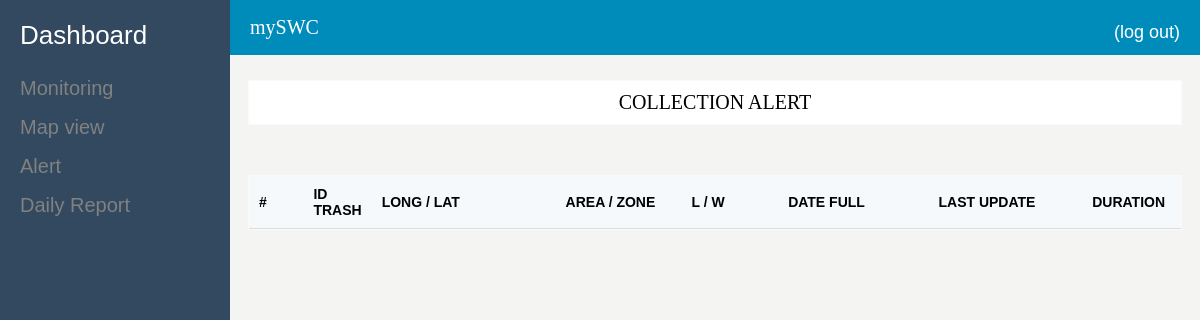
The app's page /alert.php, older data.
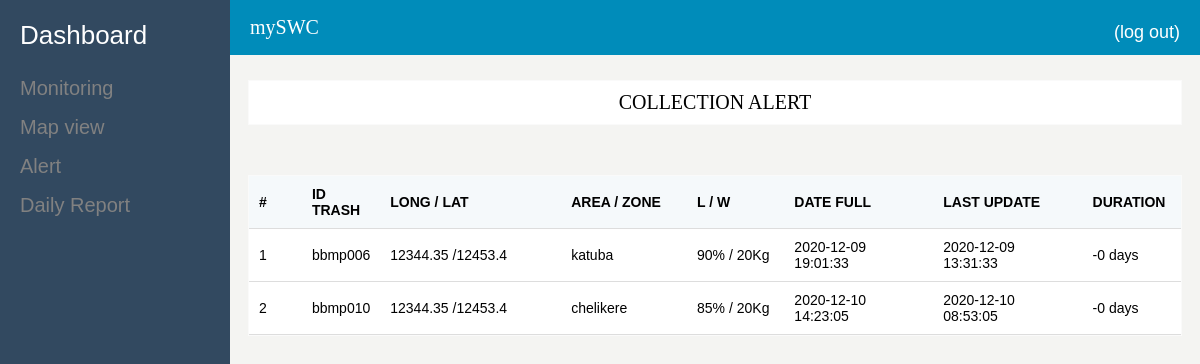
The same page, newer data.
### tables this page shows
CREATE TABLE `historic` (
  `_idHisto` int(11) NOT NULL,
  `idTrash` varchar(45) DEFAULT NULL,
  `level` varchar(45) DEFAULT NULL,
  `weight` varchar(45) DEFAULT NULL,
  `dateFull` datetime DEFAULT NULL,
  `idUser` varchar(45) DEFAULT NULL,
  `dateEmpty` varchar(45) DEFAULT NULL,
  `dateHisto` datetime DEFAULT current_timestamp(),
  `lastUpdate` timestamp NOT NULL DEFAULT current_timestamp()
);

CREATE TABLE `trash` (
  `_idTrash` int(11) NOT NULL,
  `longi` varchar(45) DEFAULT NULL,
  `lat` varchar(45) DEFAULT NULL,
  `address` varchar(45) DEFAULT NULL,
  `area` varchar(50) NOT NULL,
  `idTrash` varchar(45) DEFAULT NULL,
  `dateTrash` datetime DEFAULT current_timestamp(),
  `typeTrash` varchar(255) DEFAULT NULL
);

### modals/Fhistoric.php (called while the page is built, shortened)
<?php
class Fhistoric
{
    static function getAllHistoricDayFull()
    {
        $con=Database::getConnection();
        $req=$con->prepare('SELECT * FROM historic c,trash t WHERE c.idTrash=t.idTrash AND dateFull IS NOT NULL AND dateEmpty IS NULL ORDER BY dateFull ASC');
        $req->execute(array());
        return $req->fetchAll();
    }
}

### alert.php (the view, shortened to what this page needs)
<!DOCTYPE html>
<html lang="en">
<head>
    <link rel="stylesheet" href="assets/style/menu.css">
    <link rel="stylesheet" href="assets/style/main.css">
</head>
<body>
    <?php include_once 'commons/menu.php';?>
    <?php include_once 'commons/header.php';?>
    <?php
        include_once 'modals/Fhistoric.php';
        $historic=Fhistoric::getAllHistoricDayFull();
    ?>
    <div class="body-container">
        <div class="ml-24">
            <div class="panel">
                <p>COLLECTION ALERT</p>
            </div>
            <div class="panel">
                <table>
                    <thead>
                    <tr>
                        <th style="width: 40px">#</th>
                        <th>ID TRASH</th>
                        <th style="width: 190px">LONG / LAT</th>
                        <th style="width: 120px">AREA / ZONE</th>
                        <th style="width: 90px">L / W</th>
                        <th style="width: 150px">DATE FULL</th>
                        <th style="width: 150px">LAST UPDATE</th>
                        <th style="width: 80px" title="Duration of garbage in the trash">DURATION</th>
                    </tr>
                    </thead>
                    <tbody>
                    <?php foreach ($historic as $k => $data):?>
                        <tr>
                            <td><?=$k+1;?></td>
                            <td title="<?=ucfirst($data['typeTrash'])?>"><?=$data['idTrash'];?></td>
                            <td><?=($data['longi']." /".$data['lat']);?></td>
                            <td title="<?=$data['address'];?>"><?=$data['area'];?></td>
                            <td><?=$data['level']."% / ".$data['weight']."Kg";?></td>
                            <td><?=$data['dateFull'];?></td>
                            <td><?=$data['lastUpdate'];?></td>
                            <td><?php
                                $date_2 = new DateTime($data['lastUpdate']);
                                $date_3 = new dateTime($data['dateFull']);
                                $int = ($date_3->diff($date_2));
                                echo($int->format('%R%a days'));
                                ?>
                            </td>
                        </tr>
                    <?php endforeach;?>
                </table>
            </div>
        </div>
    </div>
</body>
</html>

Row changes from the older to the newer data that the page shows:
added historic: trash.idTrash "bbmp006", trash.longi "12344.35", trash.lat "12453.4", trash.area "katuba", level "90", weight "20", dateFull "2020-12-09 19:01:33", lastUpdate "2020-12-09 13:31:33", $int->format('%R%a days') "-0 days"
added historic: trash.idTrash "bbmp010", trash.longi "12344.35", trash.lat "12453.4", trash.area "chelikere", level "85", weight "20", dateFull "2020-12-10 14:23:05", lastUpdate "2020-12-10 08:53:05", $int->format('%R%a days') "-0 days"
